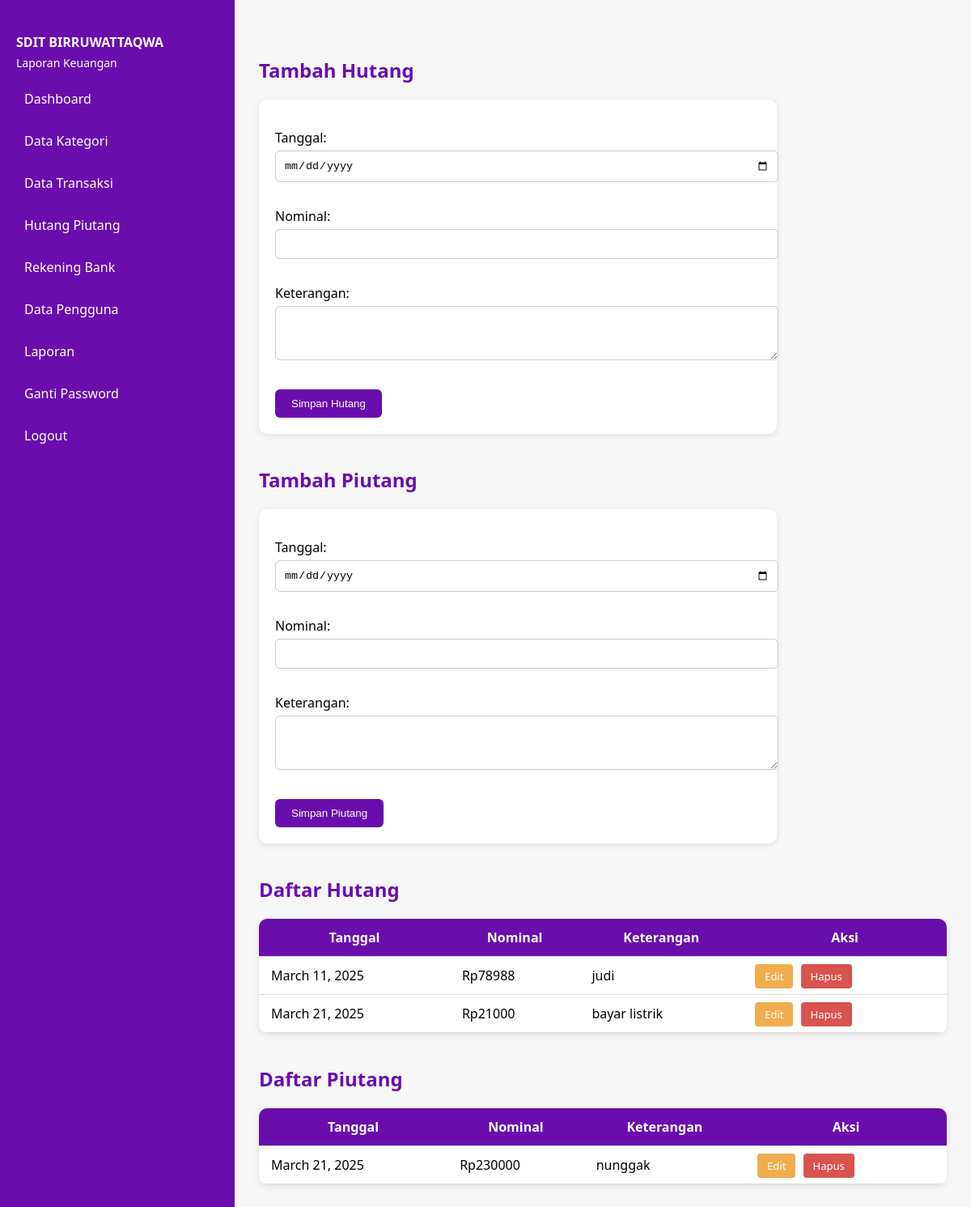
The page /hutang-piutang/ on the database as committed earlier.
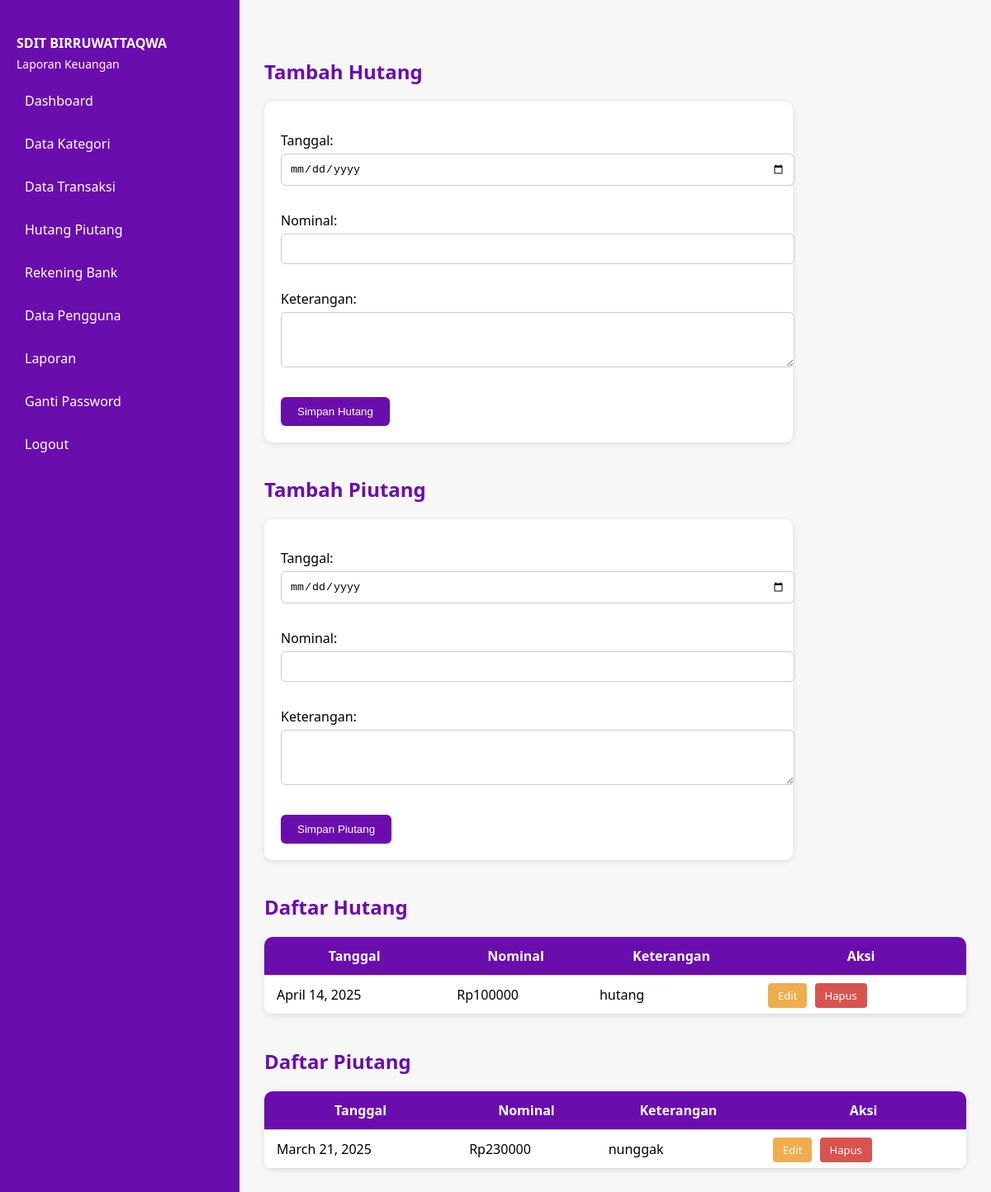
The same page on the database as committed later.
### keuangan/models.py (models this page shows, shortened)
class Hutang(models.Model):
    tanggal = models.DateField()
    nominal = models.IntegerField()
    keterangan = models.TextField()

class Piutang(models.Model):
    tanggal = models.DateField()
    nominal = models.IntegerField()
    keterangan = models.TextField()

### keuangan/views.py (the view, shortened to what this page needs)
# urls.py: path('hutang-piutang/', views.hutang_piutang, name='hutang_piutang'),
def hutang_piutang(request):
    hutang_list = Hutang.objects.all()
    piutang_list = Piutang.objects.all()
    return render(request, 'keuangan/hutang_piutang.html', {
        'hutang_list': hutang_list,
        'piutang_list': piutang_list,
        'hutang_form': HutangForm(),  # Tambahkan form ke context
        'piutang_form': PiutangForm(),  # Tambahkan form ke context
    })

### keuangan/forms.py
class HutangForm(forms.ModelForm):
    class Meta:
        model = Hutang
        fields = ['tanggal', 'nominal', 'keterangan']
        widgets = {
            'tanggal': forms.DateInput(attrs={'type': 'date', 'class': 'form-control'}),
            'nominal': forms.NumberInput(attrs={'class': 'form-control'}),
            'keterangan': forms.Textarea(attrs={'class': 'form-control', 'rows': 3}),
        }

class PiutangForm(forms.ModelForm):
    class Meta:
        model = Piutang
        fields = ['tanggal', 'nominal', 'keterangan']
        widgets = {
            'tanggal': forms.DateInput(attrs={'type': 'date', 'class': 'form-control'}),
            'nominal': forms.NumberInput(attrs={'class': 'form-control'}),
            'keterangan': forms.Textarea(attrs={'class': 'form-control', 'rows': 3}),
        }

### keuangan/templates/keuangan/hutang_piutang.html (shortened to what this page needs)
{% load static %}
<!DOCTYPE html>
<html lang="id">
<head>
</head>
<body>
    <div class="sidebar">
        <h4>SDIT BIRRUWATTAQWA</h4>
        <p>Laporan Keuangan</p>
        <a href="#">Dashboard</a>
        <a href="{% url 'kategori_list' %}">Data Kategori</a>
        <a href="{% url 'daftar_transaksi' %}">Data Transaksi</a>
        <a href="{% url 'hutang_piutang' %}">Hutang Piutang</a>
        <a href="{% url 'rekening_bank' %}">Rekening Bank</a>
        <a href="#">Data Pengguna</a>
        <a href="#">Laporan</a>
        <a href="#">Ganti Password</a>
        <a href="#">Logout</a>
    </div>
    <div class="main-content">
        <h2>Tambah Hutang</h2>
        <form method="POST">
            {{ hutang_form.as_p }}
            <button type="submit">Simpan Hutang</button>
        </form>
        <h2>Tambah Piutang</h2>
        <form method="POST">
            {{ piutang_form.as_p }}
            <button type="submit">Simpan Piutang</button>
        </form>
        <h2>Daftar Hutang</h2>
        <table>
            <tr>
                <th>Tanggal</th>
                <th>Nominal</th>
                <th>Keterangan</th>
                <th>Aksi</th>
            </tr>
            {% for hutang in hutang_list %}
            <tr>
                <td>{{ hutang.tanggal }}</td>
                <td>Rp{{ hutang.nominal }}</td>
                <td>{{ hutang.keterangan }}</td>
                <td class="aksi">
                    <a href="{% url 'edit_hutang' hutang.id %}" class="btn-warning">Edit</a>
                    <a href="{% url 'hapus_hutang' hutang.id %}" class="btn-danger" onclick="return confirm('Yakin ingin menghapus hutang ini?');">Hapus</a>
                </td>
            </tr>
            {% empty %}
            <tr>
                <td colspan="4">Belum ada data hutang.</td>
            </tr>
            {% endfor %}
        </table>
        <h2>Daftar Piutang</h2>
        <table>
            <tr>
                <th>Tanggal</th>
                <th>Nominal</th>
                <th>Keterangan</th>
                <th>Aksi</th>
            </tr>
            {% for piutang in piutang_list %}
            <tr>
                <td>{{ piutang.tanggal }}</td>
                <td>Rp{{ piutang.nominal }}</td>
                <td>{{ piutang.keterangan }}</td>
                <td class="aksi">
                    <a href="{% url 'edit_piutang' piutang.id %}" class="btn-warning">Edit</a>
                    <a href="{% url 'hapus_piutang' piutang.id %}" class="btn-danger" onclick="return confirm('Yakin ingin menghapus piutang ini?');">Hapus</a>
                </td>
            </tr>
            {% empty %}
            <tr>
                <td colspan="4">Belum ada data piutang.</td>
            </tr>
            {% endfor %}
        </table>
    </div>
</body>
</html>

### keuangan/templates/keuangan/hutang_piutang.html (style rules this page uses)
body { display: flex; margin: 0; font-family: 'Segoe UI', sans-serif; background-color: #f7f7f7; }
.sidebar { width: 250px; background: #6a0dad; color: white; min-height: 100vh; padding: 20px; }
.sidebar h4 { margin-bottom: 0; }
.sidebar p { margin-top: 5px; font-size: 14px; }
.sidebar a { color: white; text-decoration: none; display: block; padding: 10px; border-radius: 5px; margin-top: 10px; }
.main-content { flex-grow: 1; padding: 30px; }
h2 { color: #6a0dad; margin-top: 40px; }
form { background-color: #fff; padding: 20px; margin-top: 10px; border-radius: 10px; box-shadow: 0 2px 8px rgba(0, 0, 0, 0.1); max-width: 600px; }
form input[type="text"], form input[type="number"], form input[type="date"], form textarea, form select { width: 100%; padding: 10px; margin-top: 5px; margin-bottom: 15px; border: 1px solid #ccc; border-radius: 6px; }
button { background-color: #6a0dad; color: white; border: none; padding: 10px 20px; border-radius: 6px; cursor: pointer; transition: background-color 0.3s; }
table { width: 100%; border-collapse: collapse; margin-top: 20px; background-color: #fff; box-shadow: 0 2px 8px rgba(0, 0, 0, 0.1); border-radius: 10px; overflow: hidden; }
th, td { padding: 12px 15px; border-bottom: 1px solid #ddd; }
th { background-color: #6a0dad; color: white; }
.aksi a { margin-right: 5px; text-decoration: none; padding: 6px 12px; border-radius: 4px; color: white; font-size: 13px; }
.btn-warning { background-color: #f0ad4e; }
.btn-danger { background-color: #d9534f; }

Rows that differ between the two databases and show on the page:
removed Hutang: tanggal "March 11, 2025", nominal "78988", keterangan "judi"
removed Hutang: tanggal "March 21, 2025", nominal "21000", keterangan "bayar listrik"
added Hutang: tanggal "April 14, 2025", nominal "100000", keterangan "hutang"
